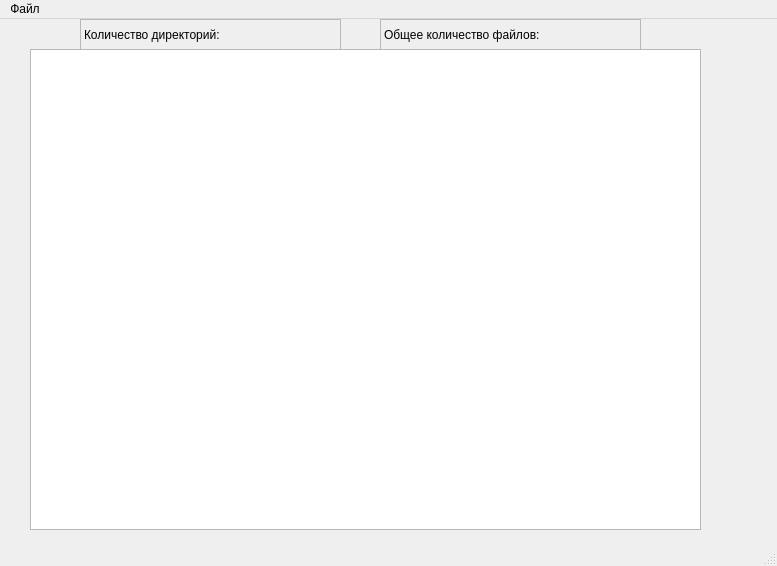
<?xml version="1.0" encoding="UTF-8"?>
<ui version="4.0">
 <class>MainWindow</class>
 <widget class="QMainWindow" name="MainWindow">
  <property name="geometry">
   <rect>
    <x>0</x>
    <y>0</y>
    <width>777</width>
    <height>566</height>
   </rect>
  </property>
  <property name="windowTitle">
   <string>MainWindow</string>
  </property>
  <widget class="QWidget" name="centralwidget">
   <widget class="QLabel" name="label">
    <property name="geometry">
     <rect>
      <x>80</x>
      <y>0</y>
      <width>261</width>
      <height>31</height>
     </rect>
    </property>
    <property name="frameShape">
     <enum>QFrame::StyledPanel</enum>
    </property>
    <property name="text">
     <string>Количество директорий:</string>
    </property>
    <property name="alignment">
     <set>Qt::AlignLeading|Qt::AlignLeft|Qt::AlignVCenter</set>
    </property>
   </widget>
   <widget class="QLabel" name="label_1">
    <property name="geometry">
     <rect>
      <x>380</x>
      <y>0</y>
      <width>261</width>
      <height>31</height>
     </rect>
    </property>
    <property name="frameShape">
     <enum>QFrame::StyledPanel</enum>
    </property>
    <property name="text">
     <string>Общее количество файлов:</string>
    </property>
    <property name="alignment">
     <set>Qt::AlignLeading|Qt::AlignLeft|Qt::AlignVCenter</set>
    </property>
   </widget>
   <widget class="QLabel" name="label_Dirs">
    <property name="geometry">
     <rect>
      <x>695</x>
      <y>10</y>
      <width>66</width>
      <height>31</height>
     </rect>
    </property>
    <property name="text">
     <string/>
    </property>
   </widget>
   <widget class="QLabel" name="label_Files">
    <property name="geometry">
     <rect>
      <x>720</x>
      <y>50</y>
      <width>41</width>
      <height>31</height>
     </rect>
    </property>
    <property name="text">
     <string/>
    </property>
   </widget>
   <widget class="QTextBrowser" name="textBrowser">
    <property name="geometry">
     <rect>
      <x>30</x>
      <y>30</y>
      <width>671</width>
      <height>481</height>
     </rect>
    </property>
   </widget>
  </widget>
  <widget class="QMenuBar" name="menubar">
   <property name="geometry">
    <rect>
     <x>0</x>
     <y>0</y>
     <width>777</width>
     <height>22</height>
    </rect>
   </property>
   <widget class="QMenu" name="menu">
    <property name="title">
     <string>Файл</string>
    </property>
    <addaction name="action"/>
   </widget>
   <addaction name="menu"/>
  </widget>
  <widget class="QStatusBar" name="statusbar"/>
  <action name="action">
   <property name="text">
    <string>Открыть директорию</string>
   </property>
  </action>
 </widget>
 <resources/>
 <connections/>
</ui>
